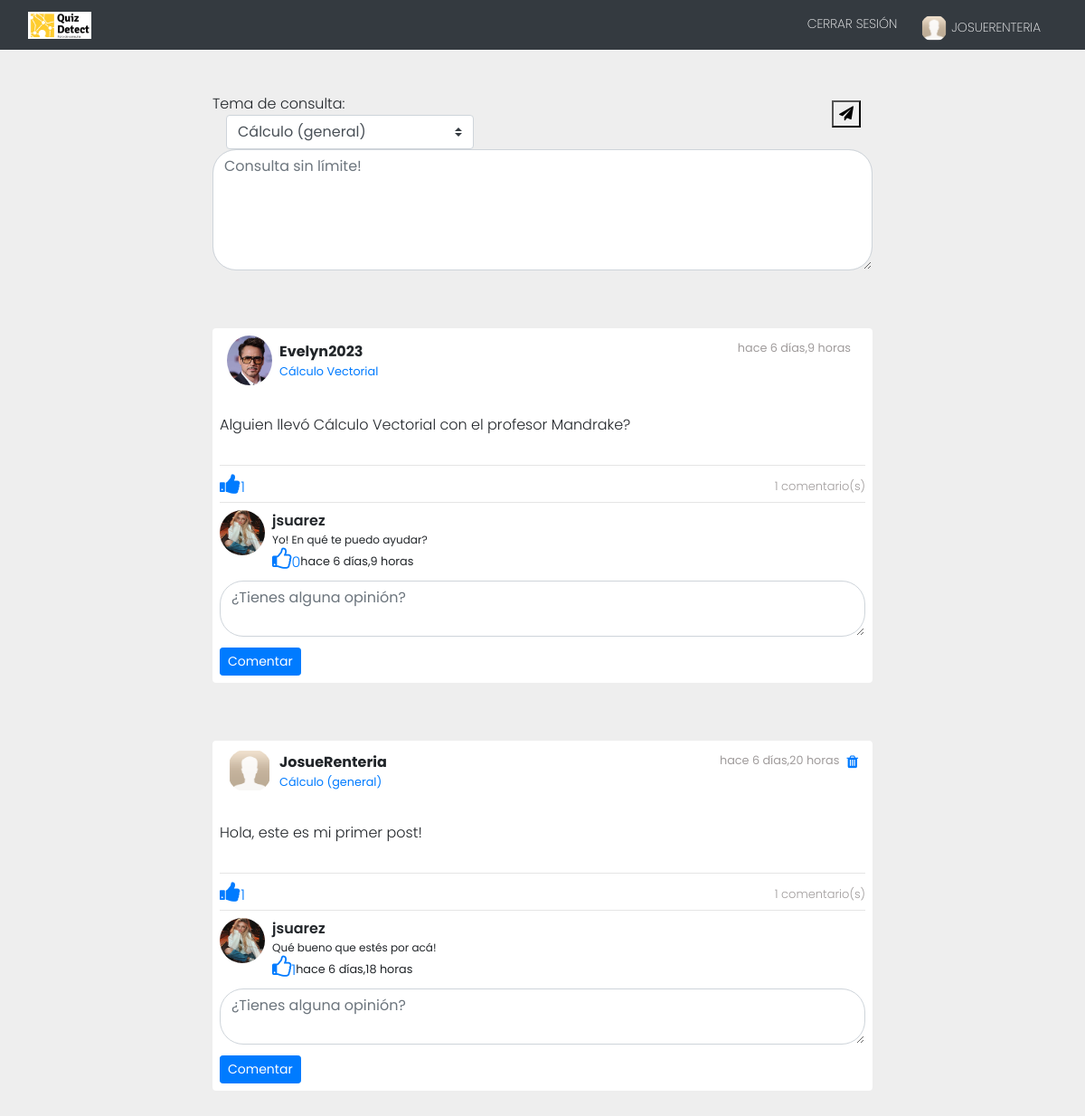
Screenshot of /home/ (signed in) with the database file from the repository.
### foro/models.py (models this page shows, shortened)
class Profile(models.Model):
    user = models.OneToOneField(User, on_delete=models.CASCADE)
    bio = models.CharField(default='Hola, soy nuevo usuario!', max_length=100)
    image = models.ImageField(default='C:\\Users\\J Suarez\\Documents\\PROYECTO_ISW\\proyectoISW\\foro\\static\\img\\new_user.png')

class Post(models.Model):
    timestamp = models.DateTimeField(default=timezone.now)
    content = models.TextField()
    user = models.ForeignKey(User, on_delete = models.CASCADE, related_name='posts')
    likes = models.IntegerField(default=0)
    user_likes = models.ManyToManyField(User, blank=True)
    tema = models.ForeignKey(Tema_post, on_delete = models.CASCADE, related_name='posts', default=1)
    ofensivo = models.BooleanField(default=False)
    class Meta:
        ordering = ['-timestamp']
    def comentarios(self):
        return Comment.objects.filter(post = self)

class Tema_post(models.Model):
    descrip = models.CharField(max_length=100)
    def __str__(self) -> str:
        return self.descrip

class Comment(models.Model):
    timestamp = models.DateTimeField(default=timezone.now)
    content = models.TextField()
    post = models.ForeignKey(Post, on_delete = models.CASCADE, related_name='comments')
    user = models.ForeignKey(User, on_delete = models.CASCADE, related_name='comments')
    likes = models.IntegerField(default=0)
    user_likes = models.ManyToManyField(User, blank=True)
    ofensivo = models.BooleanField(default=False)
    class Meta:
        ordering = ['timestamp']

### foro/views.py (the view, shortened to what this page needs)
# urls.py: path('home/', views.Home, name='Home'),
@login_required
def Home(request):
    posts = Post.objects.all()
    temas = Tema_post.objects.all()
    form = PostForm()
    form2 = CommentForm()
    context = {'posts':posts, 'form' : form, 'form2' : form2, 'temas':temas}
    return render(request, "foro/home.html", context)

### foro/forms.py
class PostForm(forms.ModelForm):
	content = forms.CharField(widget=forms.Textarea(attrs={'class':'form-control w-100',
								'id':'contentsBox', 'rows':'5',
								'placeholder':'Consulta sin límite!'}))
	class Meta:
		model = Post
		fields = ['content']

class CommentForm(forms.ModelForm):
	content = forms.CharField(widget=forms.Textarea(attrs={ 'class': "form-control w-100",
								'id':'contentsBox', 'rows':'2',
								'placeholder':'¿Tienes alguna opinión?'}))
	class Meta:
		model = Comment
		fields = ['content']

### foro/templates/foro/home.html (shortened to what this page needs)
{% extends 'foro/layout.html' %} {% load humanize %} {% block content %}
<div class="container-fluid d-flex">
    <div class="container mt-5 mb-5">
        <div class="row d-flex align-items-center justify-content-center">
            <div class="col-md-8">
                <div class="comment-input">
                    <form action="" method="POST">
                        Tema de consulta:
                            <div class="col-md-5">
                                <select class="custom-select" id="validationServer04" name="tema" required>
                                    {% for tema in temas %}
                                        <option> {{ tema }} </option>
                                    {% endfor %}
                                </select>
                            </div>
                        {{ form.content }}
                        <div class="fonts">
                            <button type="submit">
                                <i class="fa fa-send"></i>
                            </button>
                        </div>
                    </form>
                </div>
            </div>
        </div>
    </div>
</div>
{% for post in posts %}
<div id="main" class="container-fluid d-flex">
    <div class="container mt-3  mb-5">
        <div class="row d-flex align-items-center justify-content-center">
            <div class="col-md-12 col-lg-10 col-xl-8">
                <div class="card">
                    <div class="d-flex justify-content-between p-2 px-3">
                        <div class="d-flex flex-row align-items-center"> <img src="{{ post.user.profile.image.url }}" width="50" class="rounded-circle">
                            <div class="d-flex flex-column ml-2"> <span class="font-weight-bold">{{ post.user }}</span> <small class="text-primary"> {{post.tema }} </small>
                            </div>
                        </div>
                        <div class="d-flex flex-row mt-1 ellipsis"> <small class="mr-2">{{ post.timestamp|naturaltime }}</small>
                            {% if request.user == post.user %}
                            <a href="{% url 'delete' post.id %}">
                                <i class="fa fa-trash"></i>
                            </a>
                            {% endif %}
                        </div>
                    </div>
                    <div class="p-2">
                        <p class="mt-3 mb-4 pb-2" class="text-justify">{{ post.content }}</p>
                        <hr>
                        <div class="d-flex justify-content-between align-items-center">
                            <div class="d-flex flex-row icons d-flex align-items-center">
                                <a href="{% url 'likes' post.id %}" class="link-muted me-2">
                                    <i class="fa fa-thumbs-up" aria-hidden="true"></i>{{ post.likes }}
                                 </a>
                            </div>
                            <div class="d-flex flex-row muted-color"> <span>{{ post.comentarios.count }} comentario(s)</span> </div>
                        </div>
                        <hr>
                        <div class="comments">
                            {% for comment in post.comentarios %}
                            <div class="d-flex flex-row mb-2"> <img src="{{ comment.user.profile.image.url }}" width="40" class="rounded-image">
                                <div class="d-flex flex-column ml-2"> <span class="name">{{ comment.user }}</span> <small class="comment-text">{{ comment.content }}</small>
                                    <div class="d-flex flex-row icons d-flex align-items-center" >
                                <a href="{% url 'likes_comment' comment.id %}" class="link-muted me-2">
                                    <i class="fa fa-thumbs-o-up" aria-hidden="true"></i>{{ comment.likes }}
                                 </a>
<small> {{ comment.timestamp|naturaltime }}</small> </div>
                            </div>
                                </div>
                            </div>
                            {% endfor %}
                            <div class="comment-input">
                                <form action="" method="POST">
                                    {{ form2.content }}
                                    <div class="float-end mt-2 pt-1">
                                        <button type="submit" class="btn btn-primary btn-sm">Comentar</button>
                                    </div>
                                </form>
                            </div>
                        </div>
                    </div>
                </div>
            </div>
        </div>
    </div>
{% endfor %} {% endblock content %}

### foro/templates/foro/layout.html (shortened to what this page needs)
{% load static %}
<!DOCTYPE html>
<html lang="en">
<head>
    <link rel="stylesheet" href="https://stackpath.bootstrapcdn.com/bootstrap/4.4.1/css/bootstrap.min.css"
>
    <link href="https://stackpath.bootstrapcdn.com/font-awesome/4.7.0/css/font-awesome.min.css" rel="stylesheet">
    <link rel="stylesheet" type="text/css" href="{% static 'css/style.css' %}">
</head>
<body>
    <div class="container-fluid" style="padding: 0;">
        <nav class="navbar navbar-expand-lg bg-dark">
            <div class="container-fluid">
              <a class="navbar-brand" href="{% url 'Home' %}">
                 <img src="../static/img/logo_quiz.png" width="70" class="logo"/>
              </a>
              <div class="collapse navbar-collapse" id="navbarNavAltMarkup">
                <div class="navbar-nav ml-auto">
                  <a class="nav-link" href="{% url 'logout' %}">Cerrar sesión</a>
                  <a class="nav-link" href="{% url 'Perfil' %}">
                      <img src=" {{ request.user.profile.image.url }} " class="rounded-circle" width="30" >
                      {{ request.user }}
                  </a>
                </div>
              </div>
            </div>
          </nav>
    </div>
    {% block content %}
    {% endblock content %}
</body>
</html>

### foro/static/css/style.css (style rules this page uses)
body { background-color: #eee;font-family: "Poppins", sans-serif;font-weight: 300 }
.card { border:none }
.ellipsis { color: #a09c9c }
hr { color: #a09c9c;margin-top: 4px;margin-bottom: 8px }
.muted-color { color: #a09c9c;font-size: 13px }
.ellipsis i { margin-top: 3px;cursor: pointer }
.icons i { font-size: 25px }
.rounded-image { border-radius: 50%!important;display: flex;justify-content: center;align-items: center;height: 50px;width: 50px }
.name { font-weight: 600 }
.comment-text { font-size: 12px }
.form-control { border-radius: 26px }
.comment-input { position: relative }
.fonts { position: absolute;right: 13px;top:8px;color: #a09c9c }
body { background-color: #eee; }
.nav-link { display: block; padding: .5rem 1rem; text-decoration: none; transition: color .15s ease-in-out,background-color .15s ease-in-out,border-color .15s ease-in-out; color: #fff; margin-right: 10px; text-transform: uppercase; font-weight: 200 !important; font-size: 14px; }
.logo { margin-bottom: 7px !important; }
.navbar { padding-top: .5rem; padding-bottom: 0px !important; }

### rows the page displays
Post: user.profile.image (picture), user "Evelyn2023", tema "Cálculo Vectorial", timestamp "hace 6 días,9 horas", content "Alguien llevó Cálculo Vectorial con el profesor Mandrake?", likes "1", comentarios.count "1"
Comment: user.profile.image (picture), user "jsuarez", content "Yo! En qué te puedo ayudar?", likes "0", timestamp "hace 6 días,9 horas"
Post: user.profile.image (picture), user "JosueRenteria", tema "Cálculo (general)", timestamp "hace 6 días,20 horas", content "Hola, este es mi primer post!", likes "1", comentarios.count "1"
Comment: user.profile.image (picture), user "jsuarez", content "Qué bueno que estés por acá!", likes "1", timestamp "hace 6 días,18 horas"

### other values shown
{{ request.user }} "JOSUERENTERIA"
form field tema "Cálculo (general)"
